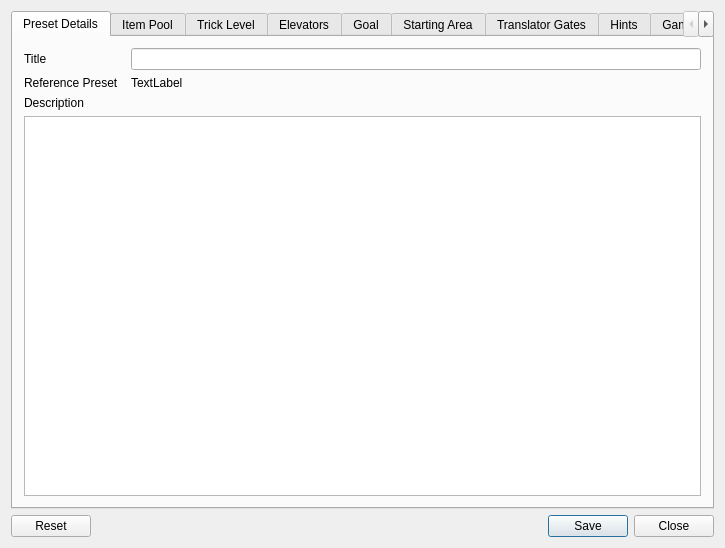
<?xml version="1.0" encoding="UTF-8"?>
<ui version="4.0">
 <class>OptionsPresetWindow</class>
 <widget class="QMainWindow" name="OptionsPresetWindow">
  <property name="geometry">
   <rect>
    <x>0</x>
    <y>0</y>
    <width>725</width>
    <height>540</height>
   </rect>
  </property>
  <property name="windowTitle">
   <string>Options Preset</string>
  </property>
  <widget class="QWidget" name="centralWidget">
   <property name="maximumSize">
    <size>
     <width>16777215</width>
     <height>16777215</height>
    </size>
   </property>
   <layout class="QVBoxLayout" name="verticalLayout_5">
    <item>
     <widget class="QTabWidget" name="tab_widget">
      <property name="currentIndex">
       <number>0</number>
      </property>
      <widget class="QWidget" name="details_tab">
       <attribute name="title">
        <string>Preset Details</string>
       </attribute>
       <layout class="QGridLayout" name="details_layout">
        <item row="1" column="0">
         <widget class="QLabel" name="preset_reference_label">
          <property name="text">
           <string>Reference Preset</string>
          </property>
         </widget>
        </item>
        <item row="2" column="0">
         <widget class="QLabel" name="preset_description_label">
          <property name="text">
           <string>Description</string>
          </property>
         </widget>
        </item>
        <item row="0" column="2">
         <widget class="QLineEdit" name="preset_title_edit"/>
        </item>
        <item row="3" column="0" colspan="3">
         <widget class="QTextEdit" name="preset_description_edit"/>
        </item>
        <item row="0" column="0">
         <widget class="QLabel" name="preset_title_label">
          <property name="text">
           <string>Title</string>
          </property>
         </widget>
        </item>
        <item row="1" column="2">
         <widget class="QLabel" name="preset_reference_value_label">
          <property name="text">
           <string>TextLabel</string>
          </property>
         </widget>
        </item>
       </layout>
      </widget>
      <widget class="QWidget" name="item_pool_tab">
       <attribute name="title">
        <string>Item Pool</string>
       </attribute>
       <layout class="QVBoxLayout" name="item_pool_layout">
        <item>
         <widget class="QScrollArea" name="scroll_area">
          <property name="frameShape">
           <enum>QFrame::NoFrame</enum>
          </property>
          <property name="frameShadow">
           <enum>QFrame::Plain</enum>
          </property>
          <property name="lineWidth">
           <number>0</number>
          </property>
          <property name="widgetResizable">
           <bool>true</bool>
          </property>
          <property name="alignment">
           <set>Qt::AlignLeading|Qt::AlignLeft|Qt::AlignTop</set>
          </property>
          <widget class="QWidget" name="scroll_area_contents">
           <property name="geometry">
            <rect>
             <x>0</x>
             <y>0</y>
             <width>666</width>
             <height>512</height>
            </rect>
           </property>
           <layout class="QGridLayout" name="item_pool_grid_layout">
            <item row="0" column="0" colspan="2">
             <widget class="QGroupBox" name="item_alternative_box">
              <property name="sizePolicy">
               <sizepolicy hsizetype="Preferred" vsizetype="Fixed">
                <horstretch>0</horstretch>
                <verstretch>0</verstretch>
               </sizepolicy>
              </property>
              <property name="title">
               <string>Item Alternatives</string>
              </property>
              <layout class="QVBoxLayout" name="verticalLayout_3">
               <item>
                <widget class="QCheckBox" name="progressive_suit_check">
                 <property name="toolTip">
                  <string>&lt;html&gt;&lt;head/&gt;&lt;body&gt;&lt;p&gt;Instead of there being a Dark Suit and a Light Suit pickups, there will instead be two Progressive Suit pickups.&lt;/p&gt;&lt;p&gt;Picking the first one gives you Dark Suit, while the second one gives Light Suit. This ensures you always get Dark Suit before.&lt;/p&gt;&lt;/body&gt;&lt;/html&gt;</string>
                 </property>
                 <property name="text">
                  <string>Use progressive Dark Suit → Light Suit</string>
                 </property>
                </widget>
               </item>
               <item>
                <widget class="QCheckBox" name="progressive_grapple_check">
                 <property name="toolTip">
                  <string>&lt;html&gt;&lt;head/&gt;&lt;body&gt;&lt;p&gt;This groups Grapple Beam and Screw Attack into a progressive item pair: the first one always gives Grapple Beam, with the second one always being Screw Attack.&lt;/p&gt;&lt;p&gt;Warning: the model for this item pair will always be Grapple Beam.&lt;/p&gt;&lt;/body&gt;&lt;/html&gt;</string>
                 </property>
                 <property name="text">
                  <string>Use progressive Grapple Beam → Screw Attack</string>
                 </property>
                </widget>
               </item>
               <item>
                <widget class="QCheckBox" name="progressive_launcher_check">
                 <property name="text">
                  <string>Use progressive Missile Launcher → Seekers Launcher</string>
                 </property>
                </widget>
               </item>
               <item>
                <widget class="QCheckBox" name="split_ammo_check">
                 <property name="toolTip">
                  <string>&lt;html&gt;&lt;head/&gt;&lt;body&gt;&lt;p&gt;Splits the Beam Ammo Expansion pickups into two different pickups: Light Ammo Expansion and Dark Ammo Expansion.&lt;/p&gt;&lt;/body&gt;&lt;/html&gt;</string>
                 </property>
                 <property name="text">
                  <string>Split Beam Ammo Expansions</string>
                 </property>
                </widget>
               </item>
              </layout>
             </widget>
            </item>
            <item row="2" column="0" colspan="2">
             <widget class="QGroupBox" name="random_starting_box">
              <property name="title">
               <string>Random Starting Items</string>
              </property>
              <layout class="QGridLayout" name="gridLayout_3">
               <item row="1" column="0">
                <widget class="QLabel" name="minimum_starting_label">
                 <property name="text">
                  <string>Minimum</string>
                 </property>
                 <property name="alignment">
                  <set>Qt::AlignLeading|Qt::AlignLeft|Qt::AlignVCenter</set>
                 </property>
                </widget>
               </item>
               <item row="1" column="1">
                <widget class="QSpinBox" name="minimum_starting_spinbox">
                 <property name="maximum">
                  <number>30</number>
                 </property>
                </widget>
               </item>
               <item row="2" column="0">
                <widget class="QLabel" name="maximum_starting_label">
                 <property name="text">
                  <string>Maximum</string>
                 </property>
                </widget>
               </item>
               <item row="0" column="0" colspan="2">
                <widget class="QLabel" name="random_starting_label">
                 <property name="text">
                  <string>&lt;html&gt;&lt;head/&gt;&lt;body&gt;&lt;p&gt;Randovania will add additional starting items if necessary to make the seed possible.&lt;br/&gt;You can enforce at least some items by increasing the minimum.&lt;br/&gt;The maximum causes the seed to fail instead of adding additional items.&lt;/p&gt;&lt;/body&gt;&lt;/html&gt;</string>
                 </property>
                 <property name="wordWrap">
                  <bool>true</bool>
                 </property>
                </widget>
               </item>
               <item row="2" column="1">
                <widget class="QSpinBox" name="maximum_starting_spinbox">
                 <property name="maximum">
                  <number>30</number>
                 </property>
                </widget>
               </item>
              </layout>
             </widget>
            </item>
            <item row="3" column="0" colspan="2">
             <widget class="QGroupBox" name="item_pool_box">
              <property name="toolTipDuration">
               <number>-1</number>
              </property>
              <property name="title">
               <string>Item Pool</string>
              </property>
              <property name="alignment">
               <set>Qt::AlignLeading|Qt::AlignLeft|Qt::AlignVCenter</set>
              </property>
              <property name="flat">
               <bool>false</bool>
              </property>
              <layout class="QGridLayout" name="gridLayout_4">
               <item row="1" column="1">
                <widget class="QGroupBox" name="ammo_box">
                 <property name="sizePolicy">
                  <sizepolicy hsizetype="Preferred" vsizetype="Expanding">
                   <horstretch>0</horstretch>
                   <verstretch>0</verstretch>
                  </sizepolicy>
                 </property>
                 <property name="title">
                  <string>Ammo</string>
                 </property>
                 <property name="alignment">
                  <set>Qt::AlignLeading|Qt::AlignLeft|Qt::AlignTop</set>
                 </property>
                 <layout class="QVBoxLayout" name="ammo_layout">
                  <property name="sizeConstraint">
                   <enum>QLayout::SetMinimumSize</enum>
                  </property>
                 </layout>
                </widget>
               </item>
               <item row="1" column="0">
                <widget class="QGroupBox" name="major_items_box">
                 <property name="sizePolicy">
                  <sizepolicy hsizetype="Preferred" vsizetype="Expanding">
                   <horstretch>0</horstretch>
                   <verstretch>0</verstretch>
                  </sizepolicy>
                 </property>
                 <property name="title">
                  <string>Major Items</string>
                 </property>
                 <property name="alignment">
                  <set>Qt::AlignLeading|Qt::AlignLeft|Qt::AlignTop</set>
                 </property>
                 <layout class="QGridLayout" name="major_items_layout">
                  <property name="sizeConstraint">
                   <enum>QLayout::SetMinimumSize</enum>
                  </property>
                 </layout>
                </widget>
               </item>
               <item row="0" column="0" colspan="2">
                <widget class="QLabel" name="item_pool_count_label">
                 <property name="toolTip">
                  <string>If there are fewer than 119 items, the rest of the item locations will contain Energy Transfer Modules.</string>
                 </property>
                 <property name="text">
                  <string>Items in pool: #/119</string>
                 </property>
                 <property name="alignment">
                  <set>Qt::AlignCenter</set>
                 </property>
                </widget>
               </item>
              </layout>
             </widget>
            </item>
            <item row="1" column="0" colspan="2">
             <widget class="QGroupBox" name="randomization_mode_group">
              <property name="title">
               <string>Randomization Mode</string>
              </property>
              <layout class="QVBoxLayout" name="verticalLayout_4">
               <item>
                <widget class="QLabel" name="randomization_mode_label">
                 <property name="text">
                  <string>&lt;html&gt;&lt;head/&gt;&lt;body&gt;&lt;p&gt;This setting controls how Randovania will shuffle items.&lt;/p&gt;&lt;p&gt;&lt;span style=&quot; font-weight:600;&quot;&gt;Full:&lt;/span&gt; All items can be placed in any location.&lt;/p&gt;&lt;p&gt;&lt;span style=&quot; font-weight:600;&quot;&gt;Major/minor split:&lt;/span&gt; Major items (i.e., major upgrades, Energy Tanks, Dark Temple Keys, and Energy Transfer Modules) and minor items (i.e, expansions) will be shuffled separately. Major items in excess of the number of major locations will be placed in minor locations, and vice versa.&lt;/p&gt;&lt;/body&gt;&lt;/html&gt;</string>
                 </property>
                 <property name="wordWrap">
                  <bool>true</bool>
                 </property>
                </widget>
               </item>
               <item>
                <widget class="QComboBox" name="randomization_mode_combo">
                 <item>
                  <property name="text">
                   <string>Full</string>
                  </property>
                 </item>
                 <item>
                  <property name="text">
                   <string>Major/minor split</string>
                  </property>
                 </item>
                </widget>
               </item>
              </layout>
             </widget>
            </item>
           </layout>
          </widget>
         </widget>
        </item>
       </layout>
      </widget>
      <widget class="QWidget" name="trick_level_tab">
       <attribute name="title">
        <string>Trick Level</string>
       </attribute>
       <layout class="QVBoxLayout" name="trick_level_top_layout">
        <item>
         <widget class="QScrollArea" name="trick_level_scroll">
          <property name="frameShape">
           <enum>QFrame::NoFrame</enum>
          </property>
          <property name="frameShadow">
           <enum>QFrame::Plain</enum>
          </property>
          <property name="widgetResizable">
           <bool>true</bool>
          </property>
          <widget class="QWidget" name="trick_level_scroll_contents">
           <property name="geometry">
            <rect>
             <x>0</x>
             <y>0</y>
             <width>683</width>
             <height>428</height>
            </rect>
           </property>
           <layout class="QVBoxLayout" name="trick_level_layout">
            <item>
             <widget class="QLabel" name="logic_description_label">
              <property name="text">
               <string>&lt;html&gt;&lt;head/&gt;&lt;body&gt;&lt;p align=&quot;justify&quot;&gt;There are logic rules in place which prevent you from being locked out of progression and guaranteeing that you’ll be able to finish the game every time regardless of the distribution of items. More advanced trick levels assumes more knowledge of how the game works and ability to abuse game mechanics.&lt;/p&gt;&lt;p align=&quot;justify&quot;&gt;No matter the level, it is always possible to softlock when you enter a room or area that you're unable to leave. For example, vanilla beam rooms without the necessary beam to escape, Dark World without Light Beam/Anihhilator Beam, Torvus Bog without Super Missile.&lt;/p&gt;&lt;p align=&quot;justify&quot;&gt;However, it may be &lt;span style=&quot; font-style:italic;&quot;&gt;necessary&lt;/span&gt; to enter Dark World without a way to escape if that item is located in the Dark World.&lt;/p&gt;&lt;/body&gt;&lt;/html&gt;</string>
              </property>
              <property name="alignment">
               <set>Qt::AlignLeading|Qt::AlignLeft|Qt::AlignTop</set>
              </property>
              <property name="wordWrap">
               <bool>true</bool>
              </property>
             </widget>
            </item>
            <item>
             <widget class="QComboBox" name="logic_combo_box">
              <item>
               <property name="text">
                <string>No Tricks</string>
               </property>
              </item>
              <item>
               <property name="text">
                <string>Trivial</string>
               </property>
              </item>
              <item>
               <property name="text">
                <string>Easy</string>
               </property>
              </item>
              <item>
               <property name="text">
                <string>Normal</string>
               </property>
              </item>
              <item>
               <property name="text">
                <string>Hard</string>
               </property>
              </item>
              <item>
               <property name="text">
                <string>Hypermode</string>
               </property>
              </item>
              <item>
               <property name="text">
                <string>Minimal Checking</string>
               </property>
              </item>
             </widget>
            </item>
            <item>
             <widget class="QLabel" name="logic_level_label">
              <property name="minimumSize">
               <size>
                <width>0</width>
                <height>25</height>
               </size>
              </property>
              <property name="maximumSize">
               <size>
                <width>16777215</width>
                <height>25</height>
               </size>
              </property>
              <property name="text">
               <string>&lt;html&gt;&lt;head/&gt;&lt;body&gt;&lt;p align=&quot;justify&quot;&gt;This mode requires no knowledge about the game, nor does it require any abuse of game mechanics, making it ideal for casual and first time players.&lt;/p&gt;&lt;/body&gt;&lt;/html&gt;</string>
              </property>
              <property name="alignment">
               <set>Qt::AlignLeading|Qt::AlignLeft|Qt::AlignTop</set>
              </property>
              <property name="wordWrap">
               <bool>true</bool>
              </property>
             </widget>
            </item>
            <item>
             <widget class="Line" name="trick_level_line">
              <property name="orientation">
               <enum>Qt::Horizontal</enum>
              </property>
             </widget>
            </item>
            <item>
             <widget class="QLabel" name="trick_level_help_label">
              <property name="text">
               <string>&lt;html&gt;&lt;head/&gt;&lt;body&gt;&lt;p&gt;If you want to control the expected level of a specific trick, select the trick below and then move the slider to the level you want.&lt;/p&gt;&lt;p&gt;Configuring a trick's difficulty to above to global difficulty above &lt;span style=&quot; font-weight:600;&quot;&gt;has no effect&lt;/span&gt;.&lt;/p&gt;&lt;p&gt;Press the ? button to see which rooms use that trick on the selected level.&lt;/p&gt;&lt;/body&gt;&lt;/html&gt;</string>
              </property>
             </widget>
            </item>
           </layout>
          </widget>
         </widget>
        </item>
       </layout>
      </widget>
      <widget class="QWidget" name="elevator_tab">
       <attribute name="title">
        <string>Elevators</string>
       </attribute>
       <layout class="QVBoxLayout" name="elevator_layout">
        <item>
         <widget class="QLabel" name="elevators_description_label">
          <property name="text">
           <string>&lt;html&gt;&lt;head/&gt;&lt;body&gt;&lt;p&gt;Controls what each elevator connects to.&lt;/p&gt;&lt;p&gt;Two-way: after taking an elevator, the elevator in the room you're left brings you to where you where.&lt;br/&gt;Between Areas: An elevator will never connect to another in the same area.&lt;/p&gt;&lt;/body&gt;&lt;/html&gt;</string>
          </property>
          <property name="wordWrap">
           <bool>true</bool>
          </property>
         </widget>
        </item>
        <item>
         <widget class="QComboBox" name="elevators_combo">
          <item>
           <property name="text">
            <string>Original Connections</string>
           </property>
          </item>
          <item>
           <property name="text">
            <string>Random: Two-way, between areas</string>
           </property>
          </item>
         </widget>
        </item>
       </layout>
      </widget>
      <widget class="QWidget" name="goal_tab">
       <attribute name="title">
        <string>Goal</string>
       </attribute>
       <layout class="QVBoxLayout" name="goal_layout">
        <item>
         <widget class="QLabel" name="skytemple_description">
          <property name="text">
           <string>&lt;html&gt;&lt;head/&gt;&lt;body&gt;&lt;p&gt;Controls where the Sky Temple Keys will be located.&lt;/p&gt;&lt;p&gt;All Guardians and Sub-Guardians: One key will be placed in each of the guardians and sub-guardians.&lt;br/&gt;Guardians: One key will be placed as the reward of each of the guardians.&lt;br/&gt;Collect Sky Temple Keys: A configurable quantity will be shuffled over the game world.&lt;/p&gt;&lt;p&gt;The Guardians are: Amorbis, Chykka and Quadraxis.&lt;br/&gt;The Sub-Guardians are: Bomb Guardian, Jump Guardian, Boost Guardian, Grapple Guardian, Spider Guardian and Power Bomb Guardian.&lt;/p&gt;&lt;p&gt;You can always check Sky Temple Gateway for hints where the keys were placed.&lt;/p&gt;&lt;/body&gt;&lt;/html&gt;</string>
          </property>
          <property name="wordWrap">
           <bool>true</bool>
          </property>
         </widget>
        </item>
        <item>
         <widget class="QComboBox" name="skytemple_combo">
          <item>
           <property name="text">
            <string>Guardians and Sub-Guardians</string>
           </property>
          </item>
          <item>
           <property name="text">
            <string>Guardians</string>
           </property>
          </item>
          <item>
           <property name="text">
            <string>Collect Sky Temple Keys</string>
           </property>
          </item>
         </widget>
        </item>
        <item>
         <layout class="QHBoxLayout" name="skytemple_slider_layout">
          <item>
           <widget class="QSlider" name="skytemple_slider">
            <property name="maximum">
             <number>9</number>
            </property>
            <property name="pageStep">
             <number>2</number>
            </property>
            <property name="orientation">
             <enum>Qt::Horizontal</enum>
            </property>
            <property name="tickPosition">
             <enum>QSlider::TicksBelow</enum>
            </property>
           </widget>
          </item>
          <item>
           <widget class="QLabel" name="skytemple_slider_label">
            <property name="sizePolicy">
             <sizepolicy hsizetype="Fixed" vsizetype="Fixed">
              <horstretch>0</horstretch>
              <verstretch>0</verstretch>
             </sizepolicy>
            </property>
            <property name="minimumSize">
             <size>
              <width>20</width>
              <height>0</height>
             </size>
            </property>
            <property name="text">
             <string>0</string>
            </property>
            <property name="alignment">
             <set>Qt::AlignCenter</set>
            </property>
           </widget>
          </item>
         </layout>
        </item>
       </layout>
      </widget>
      <widget class="QWidget" name="starting_area_tab">
       <attribute name="title">
        <string>Starting Area</string>
       </attribute>
       <layout class="QVBoxLayout" name="starting_area_layout">
        <item>
         <widget class="QLabel" name="startingarea_description">
          <property name="text">
           <string>&lt;html&gt;&lt;head/&gt;&lt;body&gt;&lt;p&gt;Choose the area where the game will start at.&lt;/p&gt;&lt;p&gt;Ship: Samus' Ship at Temple Grounds - Landing Site. The vanilla location.&lt;br/&gt;Random Save Station: a random Save Station of the game will be chosen.&lt;br/&gt;Specific Area: A user provided choice. The specific location on the area depends on each one.&lt;/p&gt;&lt;p&gt;&lt;span style=&quot; font-weight:600;&quot;&gt;WARNING&lt;/span&gt;: depending on the starting items that are configured, it may be impossible to start at the chosen place. In that case, the generation will fail.&lt;/p&gt;&lt;/body&gt;&lt;/html&gt;</string>
          </property>
          <property name="wordWrap">
           <bool>true</bool>
          </property>
         </widget>
        </item>
        <item>
         <widget class="QComboBox" name="startingarea_combo">
          <item>
           <property name="text">
            <string>Ship</string>
           </property>
          </item>
          <item>
           <property name="text">
            <string>Random Save Station</string>
           </property>
          </item>
          <item>
           <property name="text">
            <string>Specific Area (Choose Below)</string>
           </property>
          </item>
         </widget>
        </item>
        <item>
         <layout class="QHBoxLayout" name="specific_starting_layout">
          <item>
           <widget class="QComboBox" name="specific_starting_world_combo">
            <property name="enabled">
             <bool>false</bool>
            </property>
           </widget>
          </item>
          <item>
           <widget class="QComboBox" name="specific_starting_area_combo">
            <property name="enabled">
             <bool>false</bool>
            </property>
           </widget>
          </item>
         </layout>
        </item>
       </layout>
      </widget>
      <widget class="QWidget" name="translators_tab">
       <attribute name="title">
        <string>Translator Gates</string>
       </attribute>
       <layout class="QGridLayout" name="translators_top_layout">
        <item row="0" column="1">
         <widget class="QScrollArea" name="translators_scroll">
          <property name="frameShape">
           <enum>QFrame::NoFrame</enum>
          </property>
          <property name="frameShadow">
           <enum>QFrame::Plain</enum>
          </property>
          <property name="lineWidth">
           <number>0</number>
          </property>
          <property name="horizontalScrollBarPolicy">
           <enum>Qt::ScrollBarAlwaysOff</enum>
          </property>
          <property name="widgetResizable">
           <bool>true</bool>
          </property>
          <property name="alignment">
           <set>Qt::AlignLeading|Qt::AlignLeft|Qt::AlignTop</set>
          </property>
          <widget class="QWidget" name="translators_scroll_contents">
           <property name="geometry">
            <rect>
             <x>0</x>
             <y>0</y>
             <width>683</width>
             <height>428</height>
            </rect>
           </property>
           <layout class="QGridLayout" name="translators_layout">
            <item row="0" column="0" colspan="3">
             <widget class="QLabel" name="translators_description">
              <property name="text">
               <string>&lt;html&gt;&lt;head/&gt;&lt;body&gt;&lt;p&gt;Change which translator is required for all the gates in the game. Their colors are changed to match the necessary translator.&lt;/p&gt;&lt;p&gt;There are two vanilla options: using the actual translator requirements in the game, and using the vanilla gate colors.&lt;br/&gt;This is because in the original game, some translator gates are colored one way, but the translator requirement is something else.&lt;/p&gt;&lt;p&gt;&lt;br/&gt;Some translator gates appears only after some event is triggered in game. The following options change them so they're always there. The Great Temple has a special case: if you enter Great Temple via Transport A, the Emerald gate will be permanently down.&lt;/p&gt;&lt;/body&gt;&lt;/html&gt;</string>
              </property>
              <property name="wordWrap">
               <bool>true</bool>
              </property>
             </widget>
            </item>
            <item row="1" column="0">
             <widget class="QCheckBox" name="always_up_gfmc_compound_check">
              <property name="text">
               <string>GFMC Compound</string>
              </property>
             </widget>
            </item>
            <item row="1" column="1">
             <widget class="QCheckBox" name="always_up_torvus_temple_check">
              <property name="text">
               <string>Torvus Temple</string>
              </property>
             </widget>
            </item>
            <item row="1" column="2">
             <widget class="QCheckBox" name="always_up_great_temple_check">
              <property name="text">
               <string>Great Temple (Emerald)</string>
              </property>
             </widget>
            </item>
            <item row="2" column="0">
             <widget class="QPushButton" name="translator_randomize_all_button">
              <property name="text">
               <string>Randomize All</string>
              </property>
             </widget>
            </item>
            <item row="2" column="1">
             <widget class="QPushButton" name="translator_vanilla_actual_button">
              <property name="text">
               <string>Vanilla (Actual)</string>
              </property>
             </widget>
            </item>
            <item row="2" column="2">
             <widget class="QPushButton" name="translator_vanilla_colors_button">
              <property name="text">
               <string>Vanilla (Colors)</string>
              </property>
             </widget>
            </item>
           </layout>
          </widget>
         </widget>
        </item>
       </layout>
      </widget>
      <widget class="QWidget" name="hint_tab">
       <attribute name="title">
        <string>Hints</string>
       </attribute>
       <layout class="QVBoxLayout" name="hint_layout">
        <item>
         <widget class="QLabel" name="hint_sky_temple_key_label">
          <property name="text">
           <string>&lt;html&gt;&lt;head/&gt;&lt;body&gt;&lt;p&gt;This controls how precise the hints for Sky Temple Keys in Sky Temple Gateway are.&lt;/p&gt;&lt;p&gt;&lt;span style=&quot; font-weight:600;&quot;&gt;No hints&lt;/span&gt;: The scans provide no useful information.&lt;/p&gt;&lt;p&gt;&lt;span style=&quot; font-weight:600;&quot;&gt;Show only the area name&lt;/span&gt;: Each scan says the corresponding key is in &amp;quot;Temple Grounds&amp;quot;, &amp;quot;Agon Wastes&amp;quot;, etc.&lt;br/&gt;Aether and Dark Aether are distinguished; for example, &amp;quot;Agon Wastes&amp;quot; refers only to the light world.&lt;/p&gt;&lt;p&gt;&lt;span style=&quot; font-weight:600;&quot;&gt;Show area and room name&lt;/span&gt;: Each scan says the corresponding key is in &amp;quot;Great Temple - Transport A Access&amp;quot;, &amp;quot;Ing Hive - Hive Entrance&amp;quot;, etc. For rooms with more than one item location, there's no way to distinguish which one of them that key is in.&lt;/p&gt;&lt;/body&gt;&lt;/html&gt;</string>
          </property>
          <property name="wordWrap">
           <bool>true</bool>
          </property>
         </widget>
        </item>
        <item>
         <widget class="QComboBox" name="hint_sky_temple_key_combo">
          <item>
           <property name="text">
            <string>No hints</string>
           </property>
          </item>
          <item>
           <property name="text">
            <string>Show only the area name</string>
           </property>
          </item>
          <item>
           <property name="text">
            <string>Show area and room name</string>
           </property>
          </item>
         </widget>
        </item>
       </layout>
      </widget>
      <widget class="QWidget" name="game_patches_tab">
       <attribute name="title">
        <string>Game Patches</string>
       </attribute>
       <layout class="QVBoxLayout" name="game_patches_layout">
        <item>
         <widget class="QCheckBox" name="include_menu_mod_check">
          <property name="enabled">
           <bool>true</bool>
          </property>
          <property name="text">
           <string>Include Menu Mod</string>
          </property>
         </widget>
        </item>
        <item>
         <widget class="QLabel" name="include_menu_mod_label">
          <property name="sizePolicy">
           <sizepolicy hsizetype="Preferred" vsizetype="Fixed">
            <horstretch>0</horstretch>
            <verstretch>0</verstretch>
           </sizepolicy>
          </property>
          <property name="maximumSize">
           <size>
            <width>16777215</width>
            <height>60</height>
           </size>
          </property>
          <property name="text">
           <string>&lt;html&gt;&lt;head/&gt;&lt;body&gt;&lt;p&gt;Menu Mod is a pratice tool for Echoes, allowing in-game changes to which items you have and warping to all rooms.&lt;/p&gt;&lt;p&gt;See the &lt;a href=&quot;https://www.dropbox.com/s/yhqqafaxfo3l4vn/Echoes%20Menu.7z?file_subpath=%2FEchoes+Menu%2Freadme.txt&quot;&gt;&lt;span style=&quot; text-decoration: underline; color:#0000ff;&quot;&gt;Menu Mod README&lt;/span&gt;&lt;/a&gt; for more details.&lt;/p&gt;&lt;/body&gt;&lt;/html&gt;</string>
          </property>
          <property name="alignment">
           <set>Qt::AlignLeading|Qt::AlignLeft|Qt::AlignTop</set>
          </property>
          <property name="wordWrap">
           <bool>true</bool>
          </property>
          <property name="openExternalLinks">
           <bool>true</bool>
          </property>
         </widget>
        </item>
        <item>
         <widget class="QCheckBox" name="warp_to_start_check">
          <property name="text">
           <string>Add warping to starting location to save stations</string>
          </property>
         </widget>
        </item>
        <item>
         <widget class="QLabel" name="warp_to_start_label">
          <property name="sizePolicy">
           <sizepolicy hsizetype="Preferred" vsizetype="Fixed">
            <horstretch>0</horstretch>
            <verstretch>0</verstretch>
           </sizepolicy>
          </property>
          <property name="maximumSize">
           <size>
            <width>16777215</width>
            <height>70</height>
           </size>
          </property>
          <property name="text">
           <string>&lt;html&gt;&lt;head/&gt;&lt;body&gt;&lt;p&gt;Refusing to save at any Save Station will prompt if you want to warp to the starting location (usually Samus' Ship).&lt;/p&gt;&lt;p&gt;&lt;span style=&quot; color:#005500;&quot;&gt;Usage of the this option is encouraged for all, as it prevents many softlocks that occurs normally in Echoes.&lt;/span&gt;&lt;/p&gt;&lt;/body&gt;&lt;/html&gt;</string>
          </property>
          <property name="alignment">
           <set>Qt::AlignLeading|Qt::AlignLeft|Qt::AlignTop</set>
          </property>
          <property name="wordWrap">
           <bool>true</bool>
          </property>
         </widget>
        </item>
        <item>
         <widget class="QGroupBox" name="dark_aether_box">
          <property name="sizePolicy">
           <sizepolicy hsizetype="Preferred" vsizetype="Fixed">
            <horstretch>0</horstretch>
            <verstretch>0</verstretch>
           </sizepolicy>
          </property>
          <property name="title">
           <string>Dark Aether damage</string>
          </property>
          <layout class="QGridLayout" name="gridLayout">
           <item row="2" column="1">
            <widget class="QDoubleSpinBox" name="varia_suit_spin_box">
             <property name="suffix">
              <string> energy/s</string>
             </property>
             <property name="maximum">
              <double>60.000000000000000</double>
             </property>
             <property name="stepType">
              <enum>QAbstractSpinBox::AdaptiveDecimalStepType</enum>
             </property>
             <property name="value">
              <double>6.000000000000000</double>
             </property>
            </widget>
           </item>
           <item row="2" column="0">
            <widget class="QLabel" name="varia_suit_label">
             <property name="text">
              <string>Varia Suit</string>
             </property>
            </widget>
           </item>
           <item row="3" column="0">
            <widget class="QLabel" name="dark_suit_label">
             <property name="text">
              <string>Dark Suit</string>
             </property>
            </widget>
           </item>
           <item row="3" column="1">
            <widget class="QDoubleSpinBox" name="dark_suit_spin_box">
             <property name="suffix">
              <string> energy/s</string>
             </property>
             <property name="maximum">
              <double>60.000000000000000</double>
             </property>
             <property name="stepType">
              <enum>QAbstractSpinBox::AdaptiveDecimalStepType</enum>
             </property>
             <property name="value">
              <double>1.200000000000000</double>
             </property>
            </widget>
           </item>
           <item row="0" column="0" colspan="2">
            <widget class="QLabel" name="dark_aether_label">
             <property name="sizePolicy">
              <sizepolicy hsizetype="Preferred" vsizetype="Fixed">
               <horstretch>0</horstretch>
               <verstretch>0</verstretch>
              </sizepolicy>
             </property>
             <property name="text">
              <string>&lt;html&gt;&lt;head/&gt;&lt;body&gt;&lt;p&gt;Configure how much damage per second you take in Dark Aether, per suit.&lt;br/&gt;Light Suit is always imune.&lt;/p&gt;&lt;/body&gt;&lt;/html&gt;</string>
             </property>
             <property name="wordWrap">
              <bool>false</bool>
             </property>
            </widget>
           </item>
          </layout>
         </widget>
        </item>
        <item>
         <widget class="QGroupBox" name="pickup_style_box">
          <property name="sizePolicy">
           <sizepolicy hsizetype="Preferred" vsizetype="Fixed">
            <horstretch>0</horstretch>
            <verstretch>0</verstretch>
           </sizepolicy>
          </property>
          <property name="title">
           <string>Pickup style</string>
          </property>
          <layout class="QVBoxLayout" name="verticalLayout_2">
           <item>
            <widget class="QComboBox" name="pickup_model_combo">
             <item>
              <property name="text">
               <string>Use correct item model, scan and name</string>
              </property>
             </item>
             <item>
              <property name="text">
               <string>Use correct scan and name, hide the model</string>
              </property>
             </item>
             <item>
              <property name="text">
               <string>Use correct name, hide the model and scan</string>
              </property>
             </item>
             <item>
              <property name="text">
               <string>Hide the model, scan and name</string>
              </property>
             </item>
            </widget>
           </item>
           <item>
            <widget class="QLabel" name="pickup_data_source_label">
             <property name="text">
              <string>When hiding some part of the pickup, it's replaced with:</string>
             </property>
            </widget>
           </item>
           <item>
            <widget class="QComboBox" name="pickup_data_source_combo">
             <item>
              <property name="text">
               <string>Energy Transfer Module's data</string>
              </property>
             </item>
             <item>
              <property name="text">
               <string>A random item data</string>
              </property>
             </item>
             <item>
              <property name="text">
               <string>The data of the pickup in that place</string>
              </property>
             </item>
            </widget>
           </item>
          </layout>
         </widget>
        </item>
       </layout>
      </widget>
     </widget>
    </item>
    <item>
     <widget class="QDialogButtonBox" name="button_box">
      <property name="standardButtons">
       <set>QDialogButtonBox::Close|QDialogButtonBox::Reset|QDialogButtonBox::Save</set>
      </property>
     </widget>
    </item>
   </layout>
  </widget>
  <widget class="QMenuBar" name="menuBar">
   <property name="geometry">
    <rect>
     <x>0</x>
     <y>0</y>
     <width>725</width>
     <height>21</height>
    </rect>
   </property>
  </widget>
 </widget>
 <layoutdefault spacing="6" margin="11"/>
 <resources/>
 <connections/>
</ui>
